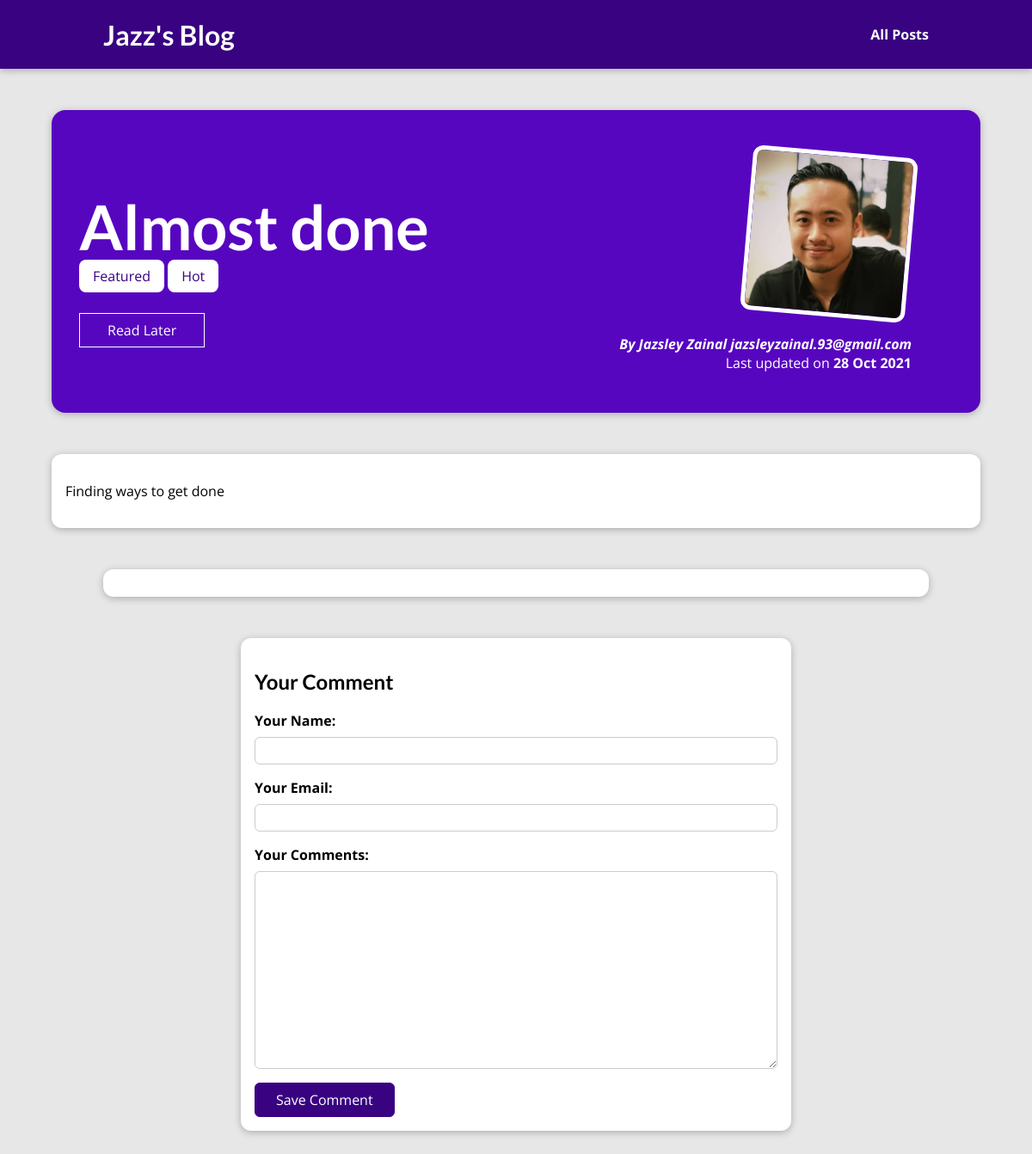
/posts/almost-done, run on the app's committed database.
### blog/models.py (models this page shows, shortened)
class Post(models.Model):
    title = models.CharField(max_length=150)
    excerpt = models.CharField(max_length=200)
    image = models.ImageField(upload_to="posts", null=True)
    date = models.DateField(auto_now=True)
    slug = models.SlugField(unique=True,)
    content = models.TextField(validators=[MinLengthValidator(10)])
    author = models.ForeignKey(
        Author, on_delete=models.SET_NULL, related_name="posts", null=True)
    tag = models.ManyToManyField(Tag)

class Tag(models.Model):
    caption = models.CharField(max_length=20)

class Author(models.Model):
    first_name = models.CharField(max_length=100)
    last_name = models.CharField(max_length=100)
    email_address = models.EmailField()
    def __str__(self):
        return f"{self.first_name} {self.last_name} {self.email_address}"

### blog/views.py (the view)
# urls.py: path("posts/<slug:slug>", views.SinglePostView.as_view(), name="post-detail-page"),
class SinglePostView(View):
    template_name = "blog/post-detail.html"
    model = Post
    def get(self, request, slug):
        post = Post.objects.get(slug=slug)
        context = {
            "post": post,
            "post_tags": post.tag.all(),
            "comment_form": CommentForm(),
            "comments": post.comments.all().order_by("-id")
        }
        return render(request, "blog/post-detail.html", context)
    def post(self, request, slug):
        comment_form = CommentForm(request.POST)
        post = Post.objects.get(slug=slug)
        if comment_form.is_valid():
            comment = comment_form.save(commit=False)
            comment.post = post
            comment.save()
            return HttpResponseRedirect(reverse("post-detail-page", args=[slug]))
        context = {
            "post": post,
            "post_tags": post.tags.all(),
            "comment_form": comment_form,
            "comments": post.comments.all().order_by("-id")
        }
        return render(request, "blog/post-detail.html", context)

### blog/forms.py
class CommentForm(forms.ModelForm):
    class Meta:
        model = Comment
        exclude = ["post"]
        labels = {
            "user_name": "Your Name",
            "user_email": "Your Email",
            "text": "Your Comments",
        }

### blog/templates/blog/post-detail.html (shortened to what this page needs)
{% extends "base.html" %}
{% load static %}
{% block css_files %}
<link rel="stylesheet" href="{% static "blog/post-detail.css" %}" />
{% endblock %}
{% block content %}
<section id="summary">
  <h2>{{ post.title }}</h2>
  <div>
    {% for tag in post_tags %}
      <span class="tag">{{ tag.caption }}</span>
    {% endfor %}
      <div id="read-later">
    <form action="{% url "read-later" %}" method="POST">
      <button>Read Later</button>
    </form>
  </div>
  </div>
  <article>
    <img src="{{ post.image.url }}" alt="{{ post.title }}" />
    <address>By <a href="mailto:{{ post.author.email_address }}">{{ post.author }}</a></address>
    <div>Last updated on <time>{{ post.date|date:"d M Y" }}</time></div>
  </article>
</section>
<main>
  {{ post.content|linebreaks }}
</main>
<section id="comments">
</section>
<section id="comment-form">
  <h2>Your Comment</h2>
  <form action="{% url "post-detail-page" post.slug %}" method="POST">
    {% for form_field in comment_form %}
      <div class="form-control {% if form_field.errors %}invalid{% endif %}">
        {{ form_field.label_tag }}
        {{ form_field }}
      </div>
    {% endfor %}
    <button>Save Comment</button>
  </form>
</section>
{% endblock %}

### static/app.css (style rules this page uses)
* { box-sizing: border-box; }
html { font-family: 'Open Sans', 'Lato', sans-serif; }
body { margin: 0; }
h1, h2, h3 { font-family: 'Lato', sans-serif; font-weight: bold; }

### blog/static/blog/post-detail.css (style rules this page uses)
body { background-color: #e7e7e7; }
#summary { margin: 8rem auto 3rem auto; padding: 2rem; width: 90%; max-width: 90rem; border-radius: 16px; background-color: #5706c0; position: relative; box-shadow: 0 2px 8px rgba(0, 0, 0, 0.25); height: 22rem; }
#summary h2 { color: white; font-size: 4.5rem; margin-bottom: 0.25rem; }
#summary article { position: absolute; top: 2rem; right: 3rem; padding: 1rem 2rem; border-radius: 12px; text-align: right; color: white; }
#summary article img { width: 12rem; height: 12rem; border-radius: 12px; transform: rotateZ(5deg); border: 5px solid white; margin-bottom: 1rem; }
#summary address { font-weight: bold; }
#summary a { color: white; text-decoration: none; }
#summary time { font-weight: bold; }
#read-later { margin: 2rem 0; }
#read-later button { background-color: transparent; border: 1px solid white; padding: 0.5rem 2rem; font: inherit; color: white; cursor: pointer; }
main { width: 90%; max-width: 90rem; margin: 3rem auto; background-color: white; padding: 1rem; border-radius: 12px; box-shadow: 0 2px 8px rgba(0, 0, 0, 0.25); }
.tag { background-color: white; color: #390281; padding: 0.5rem 1rem; border-radius: 8px; }
#comment-form { margin: 3rem auto; width: 90%; max-width: 40rem; border-radius: 12px; background-color: white; box-shadow: 0 2px 8px rgba(0, 0, 0, 0.25); padding: 1rem; }
#comment-form button { font: inherit; background-color: #390281; color: white; border: 1px solid #390281; padding: 0.5rem 1.5rem; border-radius: 6px; cursor: pointer; }
.form-control { margin-bottom: 1rem; }
.form-control label { font-weight: bold; margin-bottom: 0.5rem; display: block; }
.form-control input, .form-control textarea { display: block; width: 100%; font: inherit; padding: 0.25rem; border-radius: 6px; border: 1px solid #ccc; }
#comments { margin: 3rem auto; width: 90%; max-width: 60rem; border-radius: 12px; background-color: white; box-shadow: 0 2px 8px rgba(0, 0, 0, 0.25); padding: 1rem 2rem; }

### data on the page
Post: title "Almost done", image (picture), author "Jazsley Zainal jazsleyzainal.93@gmail.com", date "28 Oct 2021", content "Finding ways to get done"
Tag: caption "Featured"
Tag: caption "Hot"
